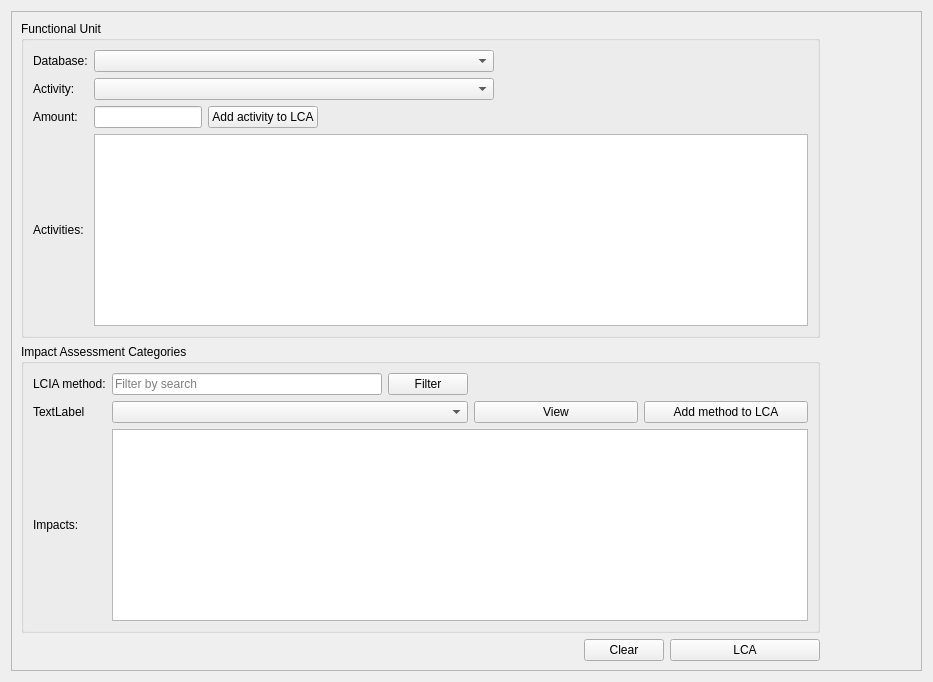
              <widget class="QWidget" name="LCA_setup_tab">
               <attribute name="title">
                <string>Setup LCA</string>
               </attribute>
               <layout class="QGridLayout" name="gridLayout_17">
                <item row="0" column="0">
                 <widget class="QFrame" name="frame_44">
                  <property name="frameShape">
                   <enum>QFrame::StyledPanel</enum>
                  </property>
                  <property name="frameShadow">
                   <enum>QFrame::Raised</enum>
                  </property>
                  <layout class="QGridLayout" name="gridLayout_19">
                   <item row="2" column="0">
                    <spacer name="horizontalSpacer_37">
                     <property name="orientation">
                      <enum>Qt::Horizontal</enum>
                     </property>
                     <property name="sizeHint" stdset="0">
                      <size>
                       <width>554</width>
                       <height>20</height>
                      </size>
                     </property>
                    </spacer>
                   </item>
                   <item row="1" column="0" colspan="2">
                    <widget class="QGroupBox" name="groupBox_25">
                     <property name="title">
                      <string>Impact Assessment Categories</string>
                     </property>
                     <layout class="QGridLayout" name="gridLayout_20">
                      <item row="0" column="0">
                       <widget class="QLabel" name="label_52">
                        <property name="text">
                         <string>LCIA method:</string>
                        </property>
                       </widget>
                      </item>
                      <item row="0" column="1">
                       <widget class="QLineEdit" name="Filter_impact_keyword">
                        <property name="sizePolicy">
                         <sizepolicy hsizetype="Expanding" vsizetype="Preferred">
                          <horstretch>0</horstretch>
                          <verstretch>0</verstretch>
                         </sizepolicy>
                        </property>
                        <property name="placeholderText">
                         <string>Filter by search</string>
                        </property>
                       </widget>
                      </item>
                      <item row="0" column="2">
                       <widget class="QPushButton" name="LCA_Filter_impacts">
                        <property name="text">
                         <string>Filter</string>
                        </property>
                        <property name="icon">
                         <iconset resource="PyWOLF_Resource.qrc">
                          <normaloff>:/ICONS/PySWOLF_ICONS/Filter.png</normaloff>:/ICONS/PySWOLF_ICONS/Filter.png</iconset>
                        </property>
                       </widget>
                      </item>
                      <item row="0" column="3" colspan="2">
                       <spacer name="horizontalSpacer_34">
                        <property name="orientation">
                         <enum>Qt::Horizontal</enum>
                        </property>
                        <property name="sizeHint" stdset="0">
                         <size>
                          <width>334</width>
                          <height>20</height>
                         </size>
                        </property>
                       </spacer>
                      </item>
                      <item row="1" column="0">
                       <widget class="QLabel" name="label_8">
                        <property name="text">
                         <string>TextLabel</string>
                        </property>
                       </widget>
                      </item>
                      <item row="1" column="1" colspan="2">
                       <widget class="QComboBox" name="LCA_method">
                        <property name="sizePolicy">
                         <sizepolicy hsizetype="Preferred" vsizetype="Preferred">
                          <horstretch>0</horstretch>
                          <verstretch>0</verstretch>
                         </sizepolicy>
                        </property>
                        <property name="minimumSize">
                         <size>
                          <width>350</width>
                          <height>0</height>
                         </size>
                        </property>
                       </widget>
                      </item>
                      <item row="1" column="3">
                       <widget class="QPushButton" name="LCA_View_method">
                        <property name="text">
                         <string>View</string>
                        </property>
                        <property name="icon">
                         <iconset resource="PyWOLF_Resource.qrc">
                          <normaloff>:/ICONS/PySWOLF_ICONS/show.png</normaloff>:/ICONS/PySWOLF_ICONS/show.png</iconset>
                        </property>
                       </widget>
                      </item>
                      <item row="1" column="4">
                       <widget class="QPushButton" name="LCA_AddImpact">
                        <property name="text">
                         <string>Add method to LCA</string>
                        </property>
                        <property name="icon">
                         <iconset resource="PyWOLF_Resource.qrc">
                          <normaloff>:/ICONS/PySWOLF_ICONS/ADD.png</normaloff>:/ICONS/PySWOLF_ICONS/ADD.png</iconset>
                        </property>
                       </widget>
                      </item>
                      <item row="2" column="0">
                       <widget class="QLabel" name="label_7">
                        <property name="text">
                         <string>Impacts:</string>
                        </property>
                       </widget>
                      </item>
                      <item row="2" column="1" colspan="4">
                       <widget class="QTableView" name="LCA_Impact_table"/>
                      </item>
                     </layout>
                    </widget>
                   </item>
                   <item row="2" column="1">
                    <layout class="QHBoxLayout" name="horizontalLayout_7">
                     <item>
                      <widget class="QPushButton" name="LCA_ClearSetup">
                       <property name="text">
                        <string>Clear</string>
                       </property>
                      </widget>
                     </item>
                     <item>
                      <widget class="QPushButton" name="LCA_CreateLCA">
                       <property name="minimumSize">
                        <size>
                         <width>150</width>
                         <height>0</height>
                        </size>
                       </property>
                       <property name="text">
                        <string>LCA</string>
                       </property>
                      </widget>
                     </item>
                    </layout>
                   </item>
                   <item row="0" column="2">
                    <spacer name="horizontalSpacer">
                     <property name="orientation">
                      <enum>Qt::Horizontal</enum>
                     </property>
                     <property name="sizeHint" stdset="0">
                      <size>
                       <width>92</width>
                       <height>306</height>
                      </size>
                     </property>
                    </spacer>
                   </item>
                   <item row="1" column="2">
                    <spacer name="horizontalSpacer_14">
                     <property name="orientation">
                      <enum>Qt::Horizontal</enum>
                     </property>
                     <property name="sizeHint" stdset="0">
                      <size>
                       <width>40</width>
                       <height>20</height>
                      </size>
                     </property>
                    </spacer>
                   </item>
                   <item row="0" column="0" colspan="2">
                    <widget class="QGroupBox" name="groupBox_24">
                     <property name="title">
                      <string>Functional Unit</string>
                     </property>
                     <layout class="QGridLayout" name="gridLayout_18">
                      <item row="0" column="0">
                       <widget class="QLabel" name="label_51">
                        <property name="text">
                         <string>Database:</string>
                        </property>
                       </widget>
                      </item>
                      <item row="1" column="0">
                       <widget class="QLabel" name="label_49">
                        <property name="text">
                         <string>Activity:</string>
                        </property>
                       </widget>
                      </item>
                      <item row="1" column="1" colspan="3">
                       <widget class="QComboBox" name="LCA_activity">
                        <property name="sizePolicy">
                         <sizepolicy hsizetype="Minimum" vsizetype="Fixed">
                          <horstretch>0</horstretch>
                          <verstretch>0</verstretch>
                         </sizepolicy>
                        </property>
                        <property name="minimumSize">
                         <size>
                          <width>400</width>
                          <height>0</height>
                         </size>
                        </property>
                       </widget>
                      </item>
                      <item row="2" column="0">
                       <widget class="QLabel" name="label_48">
                        <property name="text">
                         <string>Amount:</string>
                        </property>
                       </widget>
                      </item>
                      <item row="2" column="1">
                       <widget class="QLineEdit" name="LCA_Func_unit">
                        <property name="sizePolicy">
                         <sizepolicy hsizetype="Minimum" vsizetype="Preferred">
                          <horstretch>0</horstretch>
                          <verstretch>0</verstretch>
                         </sizepolicy>
                        </property>
                       </widget>
                      </item>
                      <item row="2" column="2">
                       <widget class="QPushButton" name="LCA_AddAct">
                        <property name="text">
                         <string>Add activity to LCA</string>
                        </property>
                        <property name="icon">
                         <iconset resource="PyWOLF_Resource.qrc">
                          <normaloff>:/ICONS/PySWOLF_ICONS/ADD.png</normaloff>:/ICONS/PySWOLF_ICONS/ADD.png</iconset>
                        </property>
                       </widget>
                      </item>
                      <item row="2" column="3">
                       <spacer name="horizontalSpacer_16">
                        <property name="orientation">
                         <enum>Qt::Horizontal</enum>
                        </property>
                        <property name="sizeHint" stdset="0">
                         <size>
                          <width>150</width>
                          <height>20</height>
                         </size>
                        </property>
                       </spacer>
                      </item>
                      <item row="2" column="4">
                       <spacer name="horizontalSpacer_15">
                        <property name="orientation">
                         <enum>Qt::Horizontal</enum>
                        </property>
                        <property name="sizeHint" stdset="0">
                         <size>
                          <width>308</width>
                          <height>20</height>
                         </size>
                        </property>
                       </spacer>
                      </item>
                      <item row="3" column="0">
                       <widget class="QLabel" name="label_12">
                        <property name="text">
                         <string>Activities:</string>
                        </property>
                       </widget>
                      </item>
                      <item row="3" column="1" colspan="4">
                       <widget class="QTableView" name="LCA_ActTable">
                        <property name="minimumSize">
                         <size>
                          <width>400</width>
                          <height>0</height>
                         </size>
                        </property>
                       </widget>
                      </item>
                      <item row="0" column="1" colspan="3">
                       <widget class="QComboBox" name="LCA_DataBase">
                        <property name="sizePolicy">
                         <sizepolicy hsizetype="Expanding" vsizetype="Fixed">
                          <horstretch>0</horstretch>
                          <verstretch>0</verstretch>
                         </sizepolicy>
                        </property>
                       </widget>
                      </item>
                     </layout>
                    </widget>
                   </item>
                  </layout>
                 </widget>
                </item>
               </layout>
              </widget>
